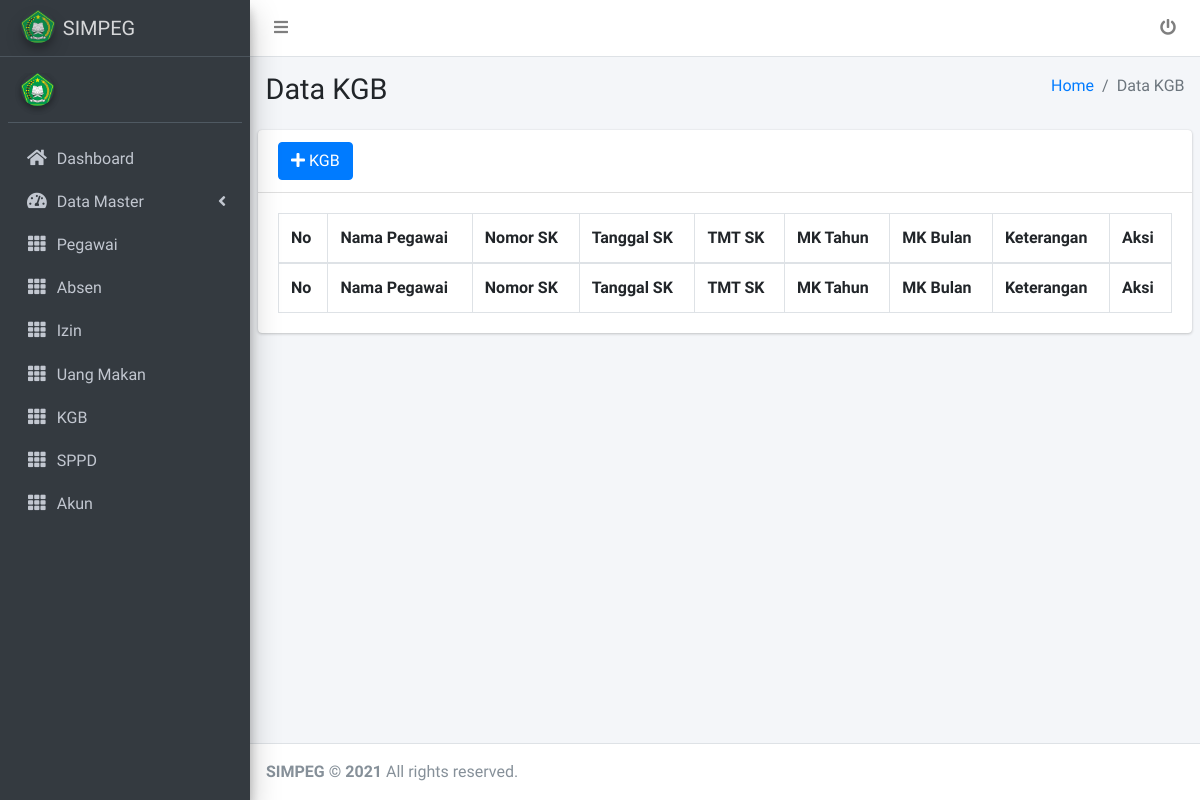
The page /admin/kgb/index.php on the database as committed earlier.
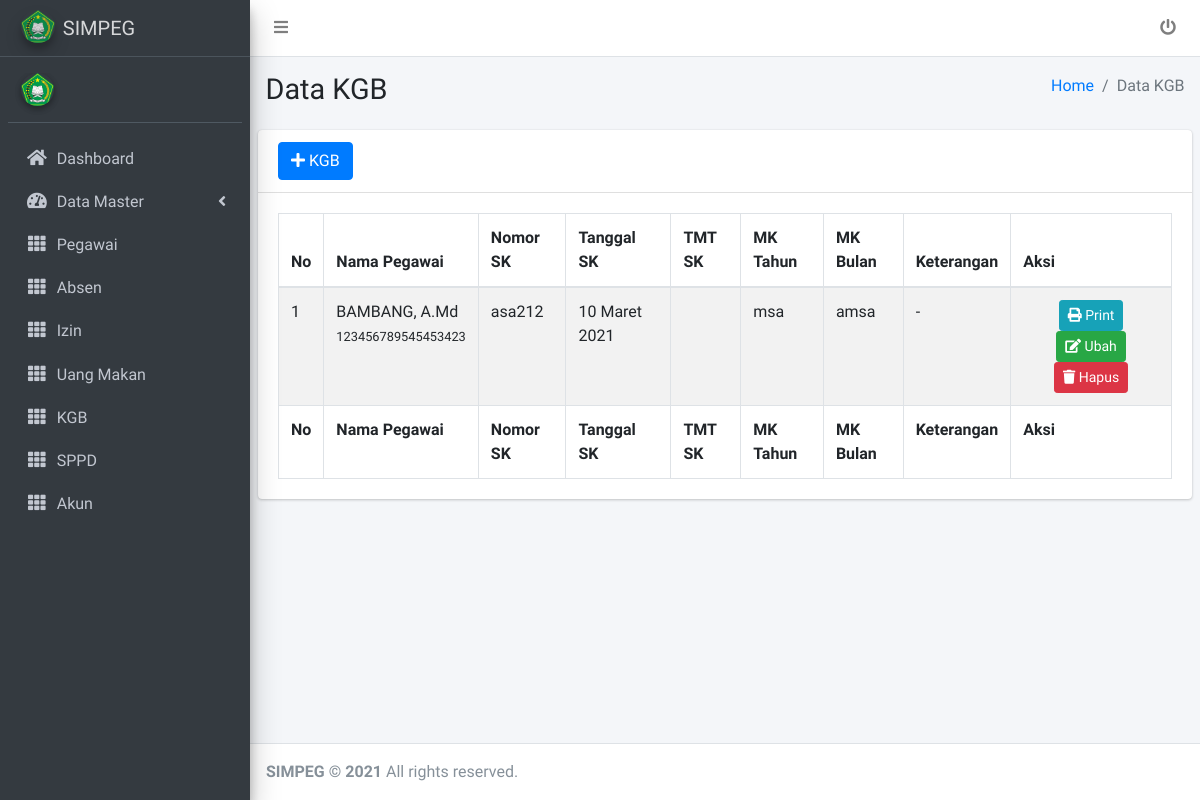
The same page on the database as committed later.
### tables this page shows
CREATE TABLE `kgb` (
  `id_kgb` int(11) NOT NULL,
  `nip` varchar(25) NOT NULL,
  `no_sk` varchar(100) NOT NULL,
  `tgl_sk` date NOT NULL,
  `tmt_sk` varchar(100) NOT NULL,
  `mk_tahun` varchar(100) NOT NULL,
  `mk_bulan` varchar(100) NOT NULL,
  `keterangan` varchar(255) NOT NULL
);

CREATE TABLE `pegawai` (
  `nip` varchar(25) NOT NULL,
  `nama_pegawai` varchar(100) NOT NULL,
  `tmpt_lhr` varchar(100) NOT NULL,
  `tgl_lhr` date NOT NULL,
  `alamat` text NOT NULL,
  `no_telpon` varchar(25) NOT NULL,
  `email` varchar(100) NOT NULL,
  `foto` varchar(255) NOT NULL,
  `id_agama` int(11) NOT NULL,
  `id_golongan` int(11) NOT NULL,
  `id_jabatan` int(11) NOT NULL,
  `id_akun` int(11) NOT NULL
);

### tgl_helper.php (called while the page is built, shortened)
<?php
if (!function_exists('nominal')) {
	function tgl_indo($tgl){
	$tanggal = substr($tgl,8,2);
	$bulan = getBulan(substr($tgl,5,2));
	$tahun = substr($tgl,0,4);
	return $tanggal.' '.$bulan.' '.$tahun;
}
function getBulan($bln){
	switch ($bln) {
		case 3:
			return "Maret";
			break;
	}
}
}

### admin/kgb/index.php (the view)
<?php
include "../komponen/head.php";
?>
<?php
include "../komponen/menu.php";
?>
<div class="content-wrapper">
    <section class="content-header">
        <div class="container-fluid">
            <div class="row mb-2">
                <div class="col-sm-6">
                    <h1>Data KGB</h1>
                </div>
                <div class="col-sm-6">
                    <ol class="breadcrumb float-sm-right">
                        <li class="breadcrumb-item"><a href="../komponen/index.php">Home</a></li>
                        <li class="breadcrumb-item active">Data KGB</li>
                    </ol>
                </div>
            </div>
        </div>
    </section>
    <section class="content">
        <div class="row">
            <div class="col-12">
                <div class="card">
                    <div class="card-header">
                        <a href="tambah_kgb.php"><button class="btn btn-primary"><i class="fa fa-plus"></i> KGB</button></a>
                    </div>
                    <div class="card-body ">
                        <table id="example1" class="table table-bordered   table-striped">
                            <thead>
                                <tr>
                                    <th>No</th>
                                    <th>Nama Pegawai</th>
                                    <th>Nomor SK</th>
                                    <th>Tanggal SK</th>
                                    <th>TMT SK</th>
                                    <th>MK Tahun</th>
                                    <th>MK Bulan</th>
                                    <th>Keterangan</th>
                                    <th>Aksi</th>
                                </tr>
                            </thead>
                            <tbody>
                                <?php
                                $no = 1;
                                $sql = mysqli_query($koneksi, "SELECT pegawai.nip,pegawai.nama_pegawai,kgb.no_sk,kgb.id_kgb,kgb.tgl_sk,kgb.tmt_sk,kgb.mk_tahun,kgb.mk_bulan,kgb.keterangan from pegawai join kgb on pegawai.nip=kgb.nip ORDER BY kgb.tgl_sk DESC") or die(mysqli_error($koneksi));
                                while ($dt = mysqli_fetch_array($sql)) {
                                ?>
                                    <tr>
                                        <td><?php echo $no++ ?></td>
                                        <td><?php echo $dt['nama_pegawai'] ?><br><small><?php echo $dt['nip'] ?></small></td>
                                        <td><?php echo $dt['no_sk'] ?></td>
                                        <td><?php echo tgl_indo($dt['tgl_sk']) ?></td>
                                        <td><?php echo $dt['tmt_sk'] ?></td>
                                        <td><?php echo $dt['mk_tahun'] ?></td>
                                        <td><?php echo $dt['mk_bulan'] ?></td>
                                        <td><?php echo $dt['keterangan'] ?></td>
                                        <td>
                                            <center>
                                                <a href="print.php?id=<?php echo  $dt['id_kgb'] ?>"><button class="btn btn-info btn-sm"><i class="fa fa-print"></i> Print</button></a>
                                                <a href="ubah_kgb.php?id=<?php echo  $dt['id_kgb'] ?>"><button class="btn btn-success btn-sm"><i class="fa fa-edit"></i> Ubah</button></a>
                                                <a onclick="return konfirmasi();" href="hapus_kgb.php?id=<?php echo  $dt['id_kgb'] ?>"><button class="btn btn-danger btn-sm"><i class="fa fa-trash"></i> Hapus</button></a>
                                            </center>
                                        </td>
                                    </tr>
                                <?php
                                }
                                ?>
                            </tbody>
                            <tfoot>
                                <tr>
                                    <th>No</th>
                                    <th>Nama Pegawai</th>
                                    <th>Nomor SK</th>
                                    <th>Tanggal SK</th>
                                    <th>TMT SK</th>
                                    <th>MK Tahun</th>
                                    <th>MK Bulan</th>
                                    <th>Keterangan</th>
                                    <th>Aksi</th>
                                </tr>
                            </tfoot>
                        </table>
                    </div>
                </div>
            </div>
        </div>
    </section>
</div>
<?php
include "../komponen/footer.php";
?>

Rows that differ between the two databases and show on the page:
added kgb: nip.nama_pegawai "BAMBANG, A.Md", nip.nip "123456789545453423", no_sk "asa212", tgl_sk "10 Maret 2021", mk_tahun "msa", mk_bulan "amsa", keterangan "-"
